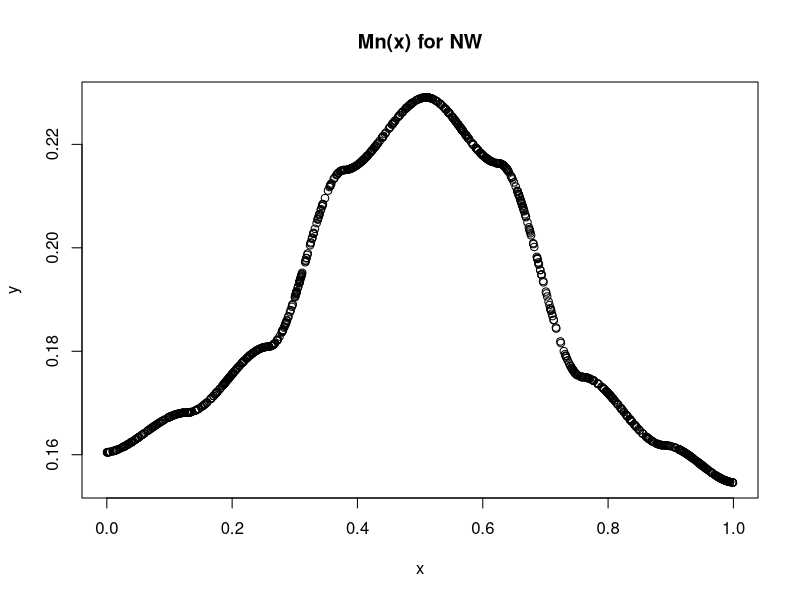
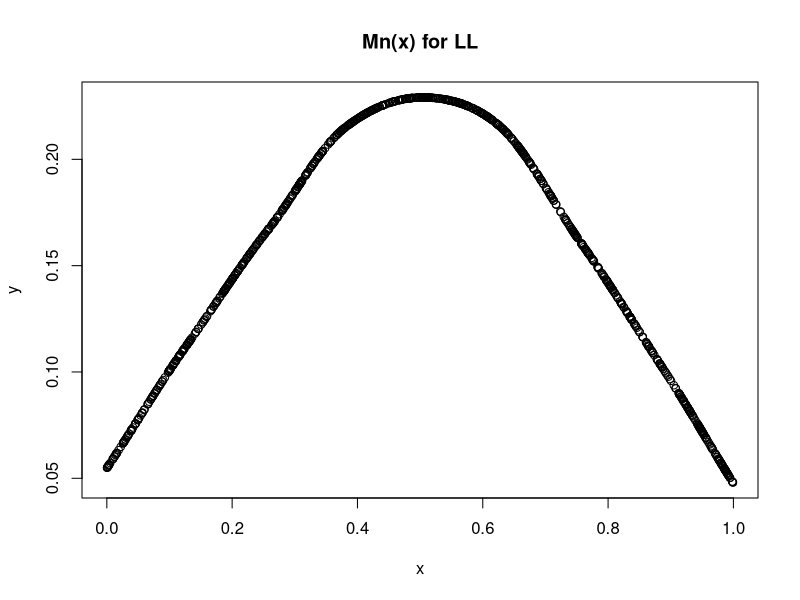
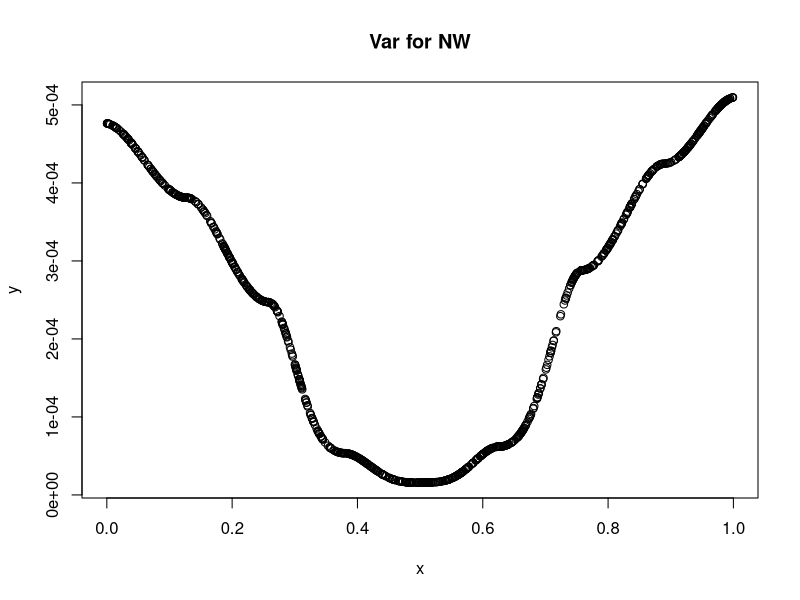
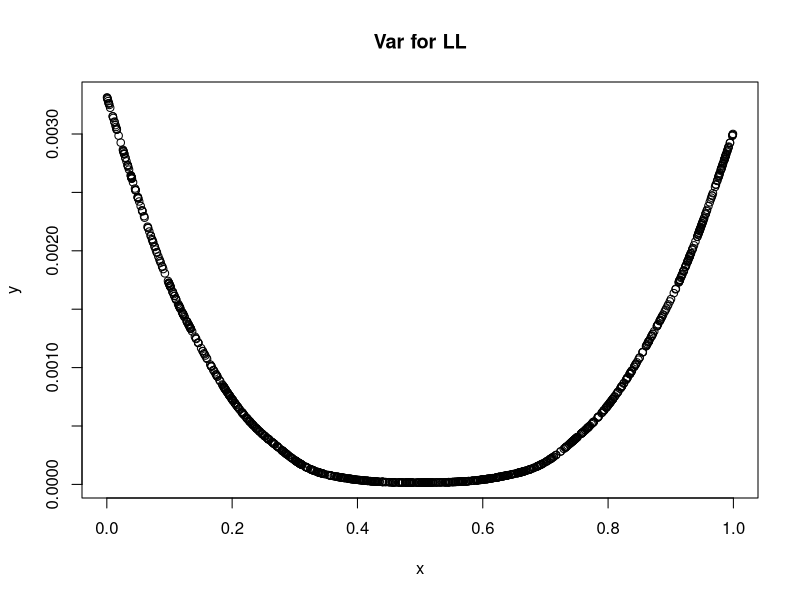
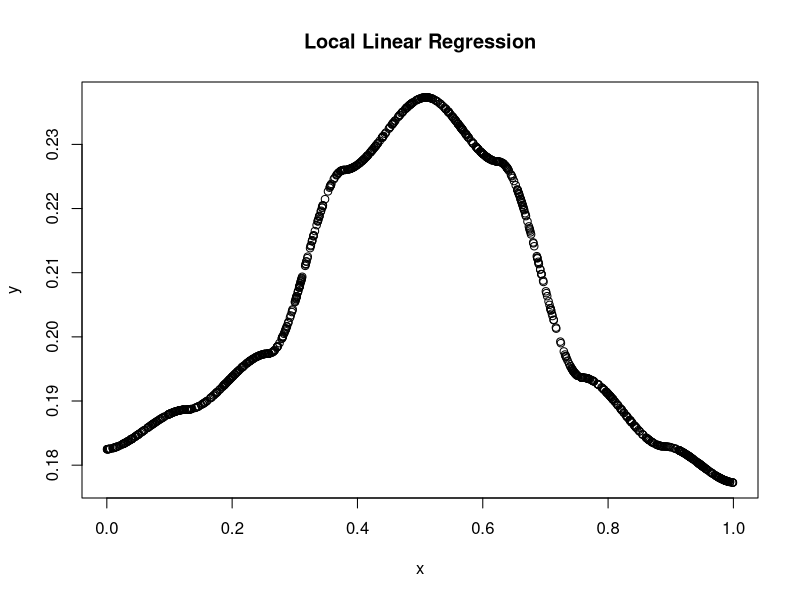
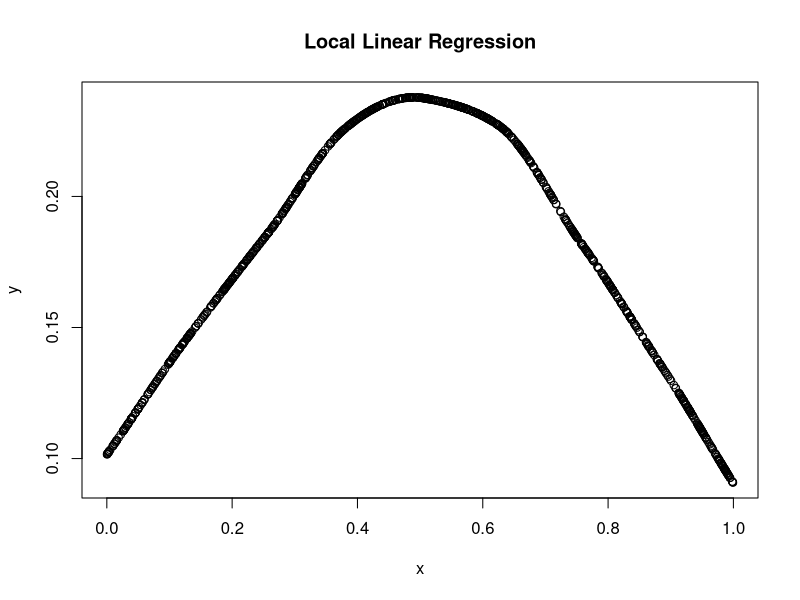

Here is the R script that generated these plots, in order:
if (!requireNamespace("matrixStats", quietly = TRUE)) {
  install.packages("matrixStats")
}
library(matrixStats)
# Generate some sample data
set.seed(1234)
x <- runif(1000, min = 0, max = 1)
seq = x
ynum = c()
ynew = c()
a_pred0 = c()
z_pred1 = c()
for (i in 1:100) {
for (i in x){
  y = rnorm(n = 1, mean = i*( 1-i ) , sd = (2*i-1)^(2))
  ynum = c(ynum,y)
}
  data = data.frame(ynum,x)
  # Perform NW
  loess_fit1 <- loess(ynum ~ x,degree=0)
  # Perform local linear regression
  loess_fit2 <- loess(ynum ~ x,degree=1)
  # Predict values
  a_pred <- predict(loess_fit1, newdata=data.frame(x=seq))
  z_pred <- predict(loess_fit2, newdata=data.frame(x=seq))
  a_pred0 = cbind(a_pred0,a_pred)
  z_pred1 = cbind(z_pred1,z_pred)
  ynum = c()
  ynew = c()
  
}
row_sums0 <- rowSums(a_pred0)
row_sums1 <- rowSums(z_pred1)
row_sums0d = row_sums0 /100
row_sums1d = row_sums1 /100
# plot the Mn(x)
plot (seq,row_sums0d, main="Mn(x) for NW", xlab = "x", ylab = "y")
plot (seq,row_sums1d, main="Mn(x) for LL", xlab = "x", ylab = "y")
apred_new = a_pred0
zpred_new = z_pred1
rowsum_ma0=c()
rowsum_ma1=c()
for (i in 1:100){
  rowsum_ma0=cbind(rowsum_ma0,row_sums0d)
  rowsum_ma1=cbind(rowsum_ma1,row_sums1d)
}
###demean
apred_newdmean = apred_new - rowsum_ma0
zpred_newdmean = zpred_new - rowsum_ma1
###calculate the variance
arow_vars <- rowVars(apred_newdmean)
zrow_vars <- rowVars(zpred_newdmean)
##plot the variance
plot(seq,arow_vars,main="Var for NW", xlab = "x", ylab = "y")
plot(seq,zrow_vars,main="Var for LL", xlab = "x", ylab = "y")
# Plot the results
plot(seq, a_pred , main = "Local Linear Regression", xlab = "x", ylab = "y")
plot(seq, z_pred , main = "Local Linear Regression", xlab = "x", ylab = "y")